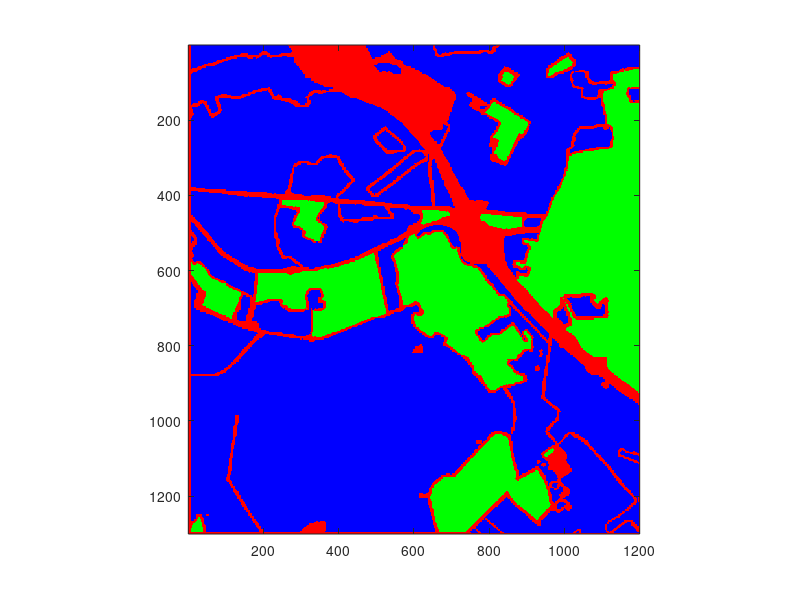

Write MATLAB code to recreate this figure. (Note: this script raises an error after producing the figure.)
clear all, close all, clc

gt = load("Oberpfaffenhofen_gt.mat").gt;

figure, 
map = colormap(hsv(max(double(gt(:)))));
map = [0 0 0; map];
imagesc(gt), axis image, impixelinfo, colorbar, colormap(map), axis off

colorbar( 'YTick',linspace(0.5,3.5,5),'YTickLabel', {'Unassigned', 'Build-up Areas', 'Wood Land', 'Open Areas'},'FontSize',15)
